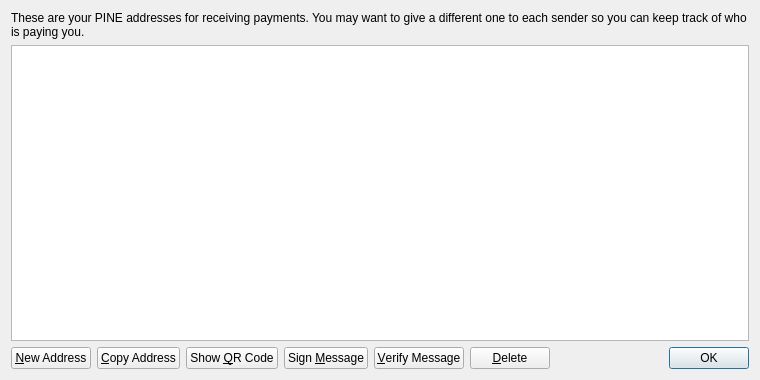
<?xml version="1.0" encoding="UTF-8"?>
<ui version="4.0">
 <class>AddressBookPage</class>
 <widget class="QWidget" name="AddressBookPage">
  <property name="geometry">
   <rect>
    <x>0</x>
    <y>0</y>
    <width>760</width>
    <height>380</height>
   </rect>
  </property>
  <property name="windowTitle">
   <string>Address Book</string>
  </property>
  <layout class="QVBoxLayout" name="verticalLayout">
   <item>
    <widget class="QLabel" name="labelExplanation">
     <property name="text">
      <string>These are your PINE addresses for receiving payments. You may want to give a different one to each sender so you can keep track of who is paying you.</string>
     </property>
     <property name="textFormat">
      <enum>Qt::PlainText</enum>
     </property>
     <property name="wordWrap">
      <bool>true</bool>
     </property>
    </widget>
   </item>
   <item>
    <widget class="QTableView" name="tableView">
     <property name="contextMenuPolicy">
      <enum>Qt::CustomContextMenu</enum>
     </property>
     <property name="toolTip">
      <string>Double-click to edit address or label</string>
     </property>
     <property name="tabKeyNavigation">
      <bool>false</bool>
     </property>
     <property name="alternatingRowColors">
      <bool>true</bool>
     </property>
     <property name="selectionMode">
      <enum>QAbstractItemView::SingleSelection</enum>
     </property>
     <property name="selectionBehavior">
      <enum>QAbstractItemView::SelectRows</enum>
     </property>
     <property name="sortingEnabled">
      <bool>true</bool>
     </property>
     <attribute name="verticalHeaderVisible">
      <bool>false</bool>
     </attribute>
    </widget>
   </item>
   <item>
    <layout class="QHBoxLayout" name="horizontalLayout">
     <item>
      <widget class="QPushButton" name="newAddressButton">
       <property name="toolTip">
        <string>Create a new address</string>
       </property>
       <property name="text">
        <string>&amp;New Address</string>
       </property>
       <property name="icon">
        <iconset resource="../bitcoin.qrc">
         <normaloff>:/icons/add</normaloff>:/icons/add</iconset>
       </property>
      </widget>
     </item>
     <item>
      <widget class="QPushButton" name="copyToClipboard">
       <property name="toolTip">
        <string>Copy the currently selected address to the system clipboard</string>
       </property>
       <property name="text">
        <string>&amp;Copy Address</string>
       </property>
       <property name="icon">
        <iconset resource="../bitcoin.qrc">
         <normaloff>:/icons/editcopy</normaloff>:/icons/editcopy</iconset>
       </property>
      </widget>
     </item>
     <item>
      <widget class="QPushButton" name="showQRCode">
       <property name="text">
        <string>Show &amp;QR Code</string>
       </property>
       <property name="icon">
        <iconset resource="../bitcoin.qrc">
         <normaloff>:/icons/qrcode</normaloff>:/icons/qrcode</iconset>
       </property>
      </widget>
     </item>
     <item>
      <widget class="QPushButton" name="signMessage">
       <property name="toolTip">
        <string>Sign a message to prove you own a PINE address</string>
       </property>
       <property name="text">
        <string>Sign &amp;Message</string>
       </property>
       <property name="icon">
        <iconset resource="../bitcoin.qrc">
         <normaloff>:/icons/edit</normaloff>:/icons/edit</iconset>
       </property>
      </widget>
     </item>
     <item>
      <widget class="QPushButton" name="verifyMessage">
       <property name="toolTip">
        <string>Verify a message to ensure it was signed with a specified PINE address</string>
       </property>
       <property name="text">
        <string>&amp;Verify Message</string>
       </property>
       <property name="icon">
        <iconset resource="../bitcoin.qrc">
         <normaloff>:/icons/transaction_0</normaloff>:/icons/transaction_0</iconset>
       </property>
      </widget>
     </item>
     <item>
      <widget class="QPushButton" name="deleteButton">
       <property name="toolTip">
        <string>Delete the currently selected address from the list</string>
       </property>
       <property name="text">
        <string>&amp;Delete</string>
       </property>
       <property name="icon">
        <iconset resource="../bitcoin.qrc">
         <normaloff>:/icons/remove</normaloff>:/icons/remove</iconset>
       </property>
      </widget>
     </item>
     <item>
      <spacer name="horizontalSpacer">
       <property name="orientation">
        <enum>Qt::Horizontal</enum>
       </property>
       <property name="sizeHint" stdset="0">
        <size>
         <width>40</width>
         <height>20</height>
        </size>
       </property>
      </spacer>
     </item>
     <item>
      <widget class="QDialogButtonBox" name="buttonBox">
       <property name="sizePolicy">
        <sizepolicy hsizetype="Maximum" vsizetype="Fixed">
         <horstretch>0</horstretch>
         <verstretch>0</verstretch>
        </sizepolicy>
       </property>
       <property name="standardButtons">
        <set>QDialogButtonBox::Ok</set>
       </property>
      </widget>
     </item>
    </layout>
   </item>
  </layout>
 </widget>
 <resources>
  <include location="../bitcoin.qrc"/>
 </resources>
 <connections/>
</ui>
